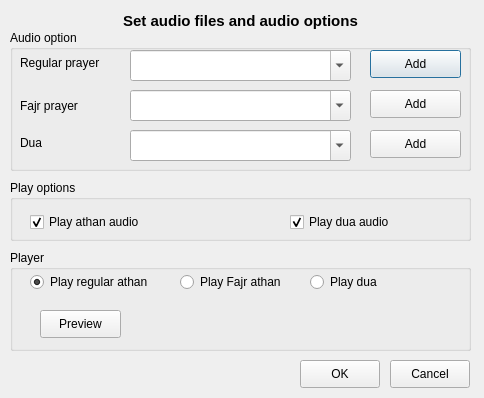
<?xml version="1.0" encoding="UTF-8"?>
<ui version="4.0">
 <class>Audio</class>
 <widget class="QDialog" name="Audio">
  <property name="geometry">
   <rect>
    <x>0</x>
    <y>0</y>
    <width>484</width>
    <height>398</height>
   </rect>
  </property>
  <property name="minimumSize">
   <size>
    <width>484</width>
    <height>398</height>
   </size>
  </property>
  <property name="maximumSize">
   <size>
    <width>484</width>
    <height>398</height>
   </size>
  </property>
  <property name="windowTitle">
   <string>Salat - audio</string>
  </property>
  <widget class="QGroupBox" name="groupBox">
   <property name="geometry">
    <rect>
     <x>10</x>
     <y>30</y>
     <width>461</width>
     <height>141</height>
    </rect>
   </property>
   <property name="title">
    <string>Audio option</string>
   </property>
   <widget class="QPushButton" name="prayerButton">
    <property name="geometry">
     <rect>
      <x>360</x>
      <y>20</y>
      <width>91</width>
      <height>28</height>
     </rect>
    </property>
    <property name="text">
     <string>Add</string>
    </property>
   </widget>
   <widget class="QPushButton" name="fajrButton">
    <property name="geometry">
     <rect>
      <x>360</x>
      <y>60</y>
      <width>91</width>
      <height>28</height>
     </rect>
    </property>
    <property name="text">
     <string>Add</string>
    </property>
   </widget>
   <widget class="QLabel" name="prayerLabel">
    <property name="geometry">
     <rect>
      <x>10</x>
      <y>17</y>
      <width>101</width>
      <height>31</height>
     </rect>
    </property>
    <property name="text">
     <string>Regular prayer</string>
    </property>
   </widget>
   <widget class="QLabel" name="fajrLabel">
    <property name="geometry">
     <rect>
      <x>10</x>
      <y>60</y>
      <width>101</width>
      <height>31</height>
     </rect>
    </property>
    <property name="text">
     <string>Fajr prayer</string>
    </property>
   </widget>
   <widget class="QPushButton" name="duaButton">
    <property name="geometry">
     <rect>
      <x>360</x>
      <y>100</y>
      <width>91</width>
      <height>28</height>
     </rect>
    </property>
    <property name="text">
     <string>Add</string>
    </property>
   </widget>
   <widget class="QLabel" name="duaLabel">
    <property name="geometry">
     <rect>
      <x>10</x>
      <y>97</y>
      <width>101</width>
      <height>31</height>
     </rect>
    </property>
    <property name="text">
     <string>Dua</string>
    </property>
   </widget>
   <widget class="QComboBox" name="salatFiles">
    <property name="geometry">
     <rect>
      <x>120</x>
      <y>20</y>
      <width>221</width>
      <height>31</height>
     </rect>
    </property>
    <property name="editable">
     <bool>true</bool>
    </property>
   </widget>
   <widget class="QComboBox" name="fajrFiles">
    <property name="geometry">
     <rect>
      <x>120</x>
      <y>60</y>
      <width>221</width>
      <height>31</height>
     </rect>
    </property>
    <property name="editable">
     <bool>true</bool>
    </property>
   </widget>
   <widget class="QComboBox" name="duaFiles">
    <property name="geometry">
     <rect>
      <x>120</x>
      <y>100</y>
      <width>221</width>
      <height>31</height>
     </rect>
    </property>
    <property name="editable">
     <bool>true</bool>
    </property>
   </widget>
  </widget>
  <widget class="QGroupBox" name="groupBox_2">
   <property name="geometry">
    <rect>
     <x>10</x>
     <y>180</y>
     <width>461</width>
     <height>61</height>
    </rect>
   </property>
   <property name="title">
    <string>Play options</string>
   </property>
   <widget class="QCheckBox" name="salatCheckBox">
    <property name="geometry">
     <rect>
      <x>20</x>
      <y>30</y>
      <width>191</width>
      <height>24</height>
     </rect>
    </property>
    <property name="text">
     <string>Play athan audio</string>
    </property>
    <property name="checked">
     <bool>true</bool>
    </property>
   </widget>
   <widget class="QCheckBox" name="duaCheckBox">
    <property name="geometry">
     <rect>
      <x>280</x>
      <y>30</y>
      <width>171</width>
      <height>24</height>
     </rect>
    </property>
    <property name="text">
     <string>Play dua audio</string>
    </property>
    <property name="checked">
     <bool>true</bool>
    </property>
   </widget>
  </widget>
  <widget class="QGroupBox" name="groupBox_3">
   <property name="geometry">
    <rect>
     <x>10</x>
     <y>250</y>
     <width>461</width>
     <height>101</height>
    </rect>
   </property>
   <property name="title">
    <string>Player</string>
   </property>
   <widget class="QPushButton" name="previewButton">
    <property name="geometry">
     <rect>
      <x>30</x>
      <y>60</y>
      <width>81</width>
      <height>28</height>
     </rect>
    </property>
    <property name="text">
     <string>Preview</string>
    </property>
   </widget>
   <widget class="QRadioButton" name="regularRadioButton">
    <property name="geometry">
     <rect>
      <x>20</x>
      <y>20</y>
      <width>151</width>
      <height>24</height>
     </rect>
    </property>
    <property name="text">
     <string>Play regular athan</string>
    </property>
    <property name="checked">
     <bool>true</bool>
    </property>
   </widget>
   <widget class="QRadioButton" name="fajrRadioButton">
    <property name="geometry">
     <rect>
      <x>170</x>
      <y>20</y>
      <width>131</width>
      <height>24</height>
     </rect>
    </property>
    <property name="text">
     <string>Play Fajr athan</string>
    </property>
   </widget>
   <widget class="QRadioButton" name="duaRadioButton">
    <property name="geometry">
     <rect>
      <x>300</x>
      <y>20</y>
      <width>91</width>
      <height>24</height>
     </rect>
    </property>
    <property name="text">
     <string>Play dua</string>
    </property>
   </widget>
  </widget>
  <widget class="QPushButton" name="cancelButton">
   <property name="geometry">
    <rect>
     <x>390</x>
     <y>360</y>
     <width>80</width>
     <height>28</height>
    </rect>
   </property>
   <property name="text">
    <string>Cancel</string>
   </property>
  </widget>
  <widget class="QPushButton" name="saveButton">
   <property name="geometry">
    <rect>
     <x>300</x>
     <y>360</y>
     <width>80</width>
     <height>28</height>
    </rect>
   </property>
   <property name="text">
    <string>OK</string>
   </property>
  </widget>
  <widget class="QLabel" name="label">
   <property name="geometry">
    <rect>
     <x>10</x>
     <y>10</y>
     <width>461</width>
     <height>21</height>
    </rect>
   </property>
   <property name="font">
    <font>
     <pointsize>11</pointsize>
     <weight>75</weight>
     <bold>true</bold>
    </font>
   </property>
   <property name="text">
    <string>Set audio files and audio options</string>
   </property>
   <property name="alignment">
    <set>Qt::AlignCenter</set>
   </property>
  </widget>
 </widget>
 <tabstops>
  <tabstop>salatFiles</tabstop>
  <tabstop>prayerButton</tabstop>
  <tabstop>fajrFiles</tabstop>
  <tabstop>fajrButton</tabstop>
  <tabstop>duaFiles</tabstop>
  <tabstop>duaButton</tabstop>
  <tabstop>salatCheckBox</tabstop>
  <tabstop>duaCheckBox</tabstop>
  <tabstop>regularRadioButton</tabstop>
  <tabstop>fajrRadioButton</tabstop>
  <tabstop>duaRadioButton</tabstop>
  <tabstop>previewButton</tabstop>
  <tabstop>saveButton</tabstop>
  <tabstop>cancelButton</tabstop>
 </tabstops>
 <resources/>
 <connections/>
</ui>
